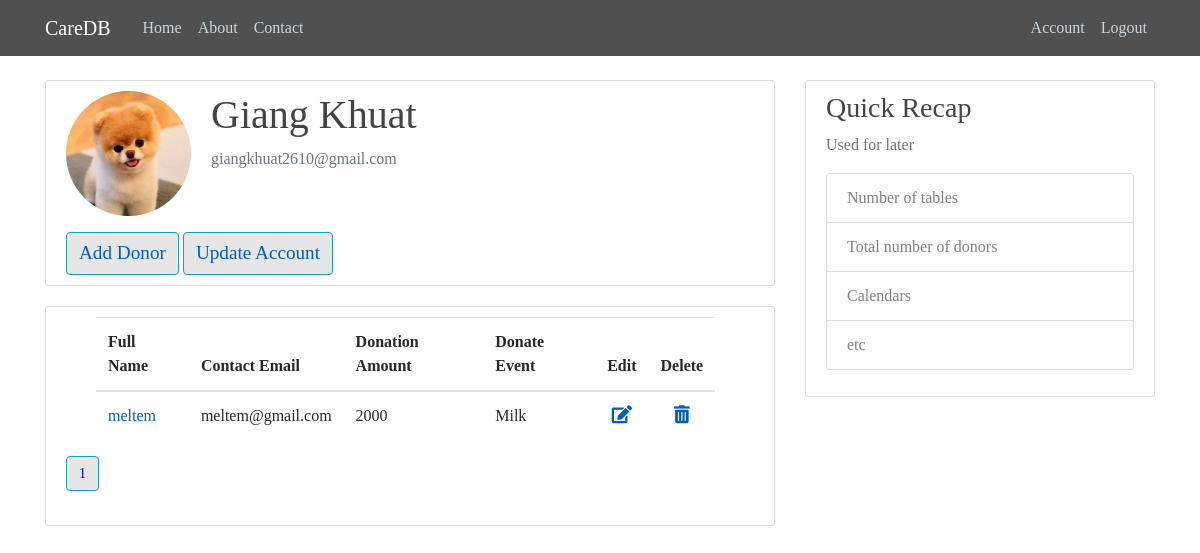
The app's page /account/viewall (signed in), older data.
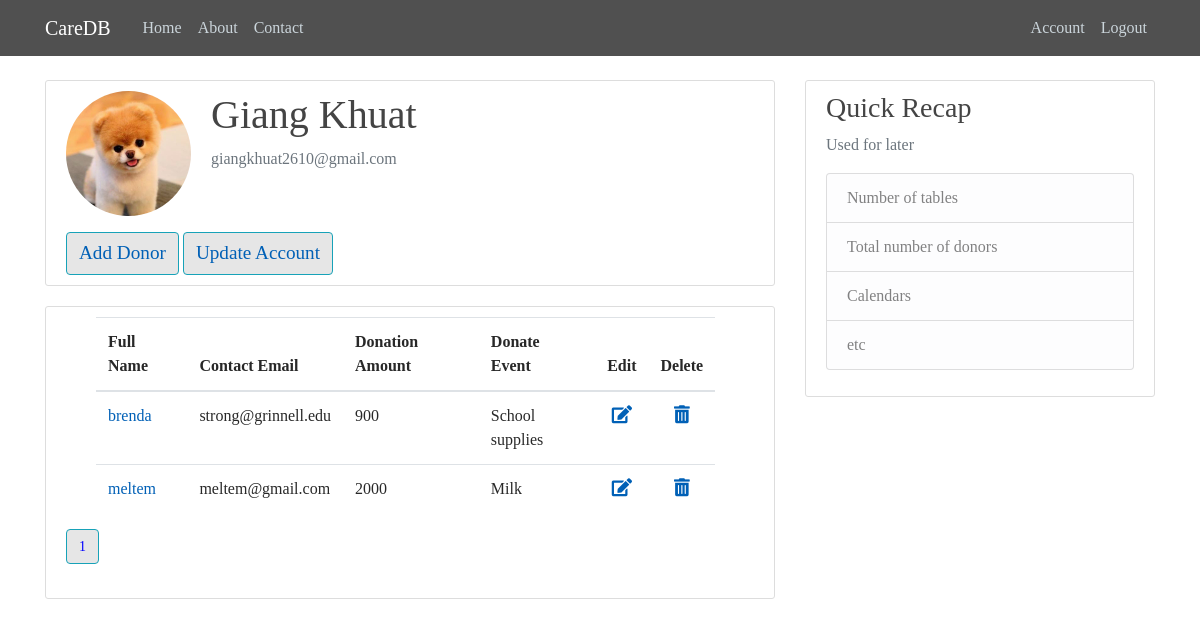
The same page, newer data.
### app/models.py (models this page shows, shortened)
class User(db.Model, UserMixin):
    id = db.Column(db.Integer, primary_key=True)
    username = db.Column(db.String(20), unique=True, nullable=False)
    email = db.Column(db.String(120), unique=True, nullable=False)
    password = db.Column(db.String(60), nullable=False)
    donors = db.relationship('Donor', backref='admin', lazy=True)

class Donor(db.Model):
    id = db.Column(db.Integer, primary_key=True)
    name = db.Column(db.String(30), unique=True, nullable=False)
    contact_email = db.Column(db.String(120), unique=True)
    donation_amount = db.Column(db.Integer, nullable=False)
    donate_event = db.Column(db.String(50), nullable=False)
    admin_id = db.Column(db.Integer, db.ForeignKey('user.id'), nullable=False)

### app/users/routes.py (the view)
@users.route("/account/viewall", methods=['GET', 'POST'])
@login_required
def viewall():
    user_id = current_user.id
    page = request.args.get('page', 1, type=int)
    donors = Donor.query.filter_by(admin_id=user_id).order_by(Donor.name).paginate(page=page, per_page=3)
    return render_template('viewall.html', title='Account', donors=donors)

### app/models.py (called while the page is built)
@login_manager.user_loader
def load_user(user_id):
    return User.query.get(int(user_id))

### app/templates/viewall.html
{% extends "layout.html" %}
{% block content %}
<div class="content-section">
   <div class="media">
      <img class="rounded-circle account-img" src="{{ url_for('static', filename='profile-pics/kmLYx3lW.jpg') }}">
      <div class="media-body">
         <h3 class="account-heading">
            {{ current_user.username }}
         </h3>
         <p class="text-secondary">{{ current_user.email }}</p>
      </div>
   </div>
   <button class="btn btn-info" style="font-face: 'Comic Sans MS'; font-size: larger; color: white; background-color: #e6e6e6" >
      <a id="button" href="{{ url_for('donors.insert_donor') }}">
         Add Donor
      </a>
   </button>
    <button class="btn btn-info" style="font-face: 'Comic Sans MS'; font-size: larger; color: white; background-color: #e6e6e6" >
      <a id="button" href="{{ url_for('users.update_account') }}">
         Update Account
      </a>
   </button>
</div>
<div class="content-section">
   <table class = 'table table-hover' style = 'margin-left: 30px; margin-right: 100px; width: 90%;'>
      <thead>
      <tr>
         <th>Full Name</th>
         <th>Contact Email</th>
         <th>Donation Amount</th>
         <th>Donate Event</th>
         <th>Edit</th>
         <th>Delete</th>
      </thead>
      {% for donor in donors.items %}
      <tr>
         <td> <a id="linkName" href="{{ url_for('donors.return_donor', donor_id=donor.id) }}">{{donor["name"]}} </a></td>
         <td>{{donor["contact_email"]}}</td>
         <td>{{donor['donation_amount']}}</td>
         <td>{{donor['donate_event']}}</td>
         <td align="center"><a id="linkName" href = "{{ url_for('donors.update_donor', donor_id=donor['id']) }}"><i class="fa fa-edit" style="font-size:18px"></i></a></td>
          <td align="center"><a id="linkName" href = "{{ url_for('donors.delete', donor_id=donor['id']) }}"><i class="fa fa-trash-alt" style="font-size:18px"></i></a></td>
      </tr>
      {% endfor %}
   </table>
    {% for page_num in donors.iter_pages(left_edge=1, right_edge=1, left_current=1, right_current=2) %}
      {% if page_num %}
        {% if donors.page == page_num %}
          <a style="color: blue; font-size: 14px" class="btn btn-info mb-4" href="{{ url_for('users.viewall', page=page_num) }}">{{ page_num }}</a>
        {% else %}
          <a style ="color: blue; font-size: 14px" class="btn btn-outline-info mb-4" href="{{ url_for('users.viewall', page=page_num) }}">{{ page_num }}</a>
        {% endif %}
      {% else %}
        ...
      {% endif %}
    {% endfor %}
</div>
{% endblock content %}

### app/templates/layout.html (shortened to what this page needs)
<!DOCTYPE html>
<html>
<head>
    <link rel="stylesheet" href="https://maxcdn.bootstrapcdn.com/bootstrap/4.0.0/css/bootstrap.min.css">
    <link rel="stylesheet" href="https://cdnjs.cloudflare.com/ajax/libs/font-awesome/4.7.0/css/font-awesome.min.css">
    <link rel="stylesheet" href="https://use.fontawesome.com/releases/v5.1.0/css/all.css" >
    <link rel="stylesheet" type="text/css" href="{{ url_for('static', filename='main.css') }}">
</head>
<body>
<header class="site-header">
    <nav class="navbar navbar-expand-md navbar-dark bg-steel fixed-top">
        <div class="container">
            <a class="navbar-brand mr-4" href="/">CareDB</a>
            <div class="collapse navbar-collapse" id="navbarToggle">
                <div class="navbar-nav mr-auto">
                    <a class="nav-item nav-link" href="{{ url_for('main.home') }}">Home</a>
                    <a class="nav-item nav-link" href="{{ url_for('main.about') }}">About</a>
                    <a class="nav-item nav-link" href="#">Contact</a>
                </div>
                <div class="navbar-nav">
                    {% if current_user.is_authenticated %}
                    <a class="nav-item nav-link" href="{{ url_for('users.account') }}">Account</a>
                    <a class="nav-item nav-link" href="{{ url_for('users.logout') }}">Logout </a>
                    {% else %}
                    <a class="nav-item nav-link" href="{{ url_for('users.register') }}">Register</a>
                    <a class="nav-item nav-link" href="{{ url_for('users.login') }}">Login</a>
                    {% endif %}
                </div>
            </div>
        </div>
    </nav>
</header>
<main role="main" class="container">
    <div class="row">
        <div class="col-md-8">
            {% block content %} {% endblock %}
        </div>
        <div class="col-md-4">
            <div class="content-section">
                <h3>Quick Recap</h3>
                <p class='text-muted'>Used for later
                <ul class="list-group">
                    <li class="list-group-item list-group-item-light">Number of tables</li>
                    <li class="list-group-item list-group-item-light">Total number of donors</li>
                    <li class="list-group-item list-group-item-light">Calendars</li>
                    <li class="list-group-item list-group-item-light">etc</li>
                </ul>
                </p>
            </div>
        </div>
    </div>
</main>
</body>
</html>

### app/static/main.css (style rules this page uses)
body { background: #fafafa; color: #333333; margin-top: 5rem; }
h1, h2, h3, h4, h5, h6 { color: #444444; }
.bg-steel { background-color: #505050 }
.site-header .navbar-nav .nav-link { color: #cbd5db; }
.content-section { background: #ffffff; padding: 10px 20px; border: 1px solid #dddddd; border-radius: 3px; margin-bottom: 20px; }
.account-img { height: 125px; width: 125px; margin-right: 20px; margin-bottom: 16px; }
.account-heading { font-size: 2.5rem; }

### app/templates/layout.html (style rules this page uses)
body { font-family: 'Noto Serif SC', serif; font: bold; background: url(https://images.unsplash.com/photo-1526642738196-ad8ed2d50805?ixlib=rb-1.2.1&ixid=eyJhcHBfaWQiOjEyMDd9&auto=format&fit=crop&w=966&q=80); color: rgb(40,40,40); background-size: cover; background-repeat: no-repeat; }
a { color: #0060B6; text-decoration: none; }
.btn { font-face: 'Comic Sans MS'; font-size: larger; color: white; background-color: #e6e6e6 }

Row changes from the older to the newer data that the page shows:
added Donor: name "brenda", contact_email "strong@grinnell.edu", donation_amount "900", donate_event "School supplies"
